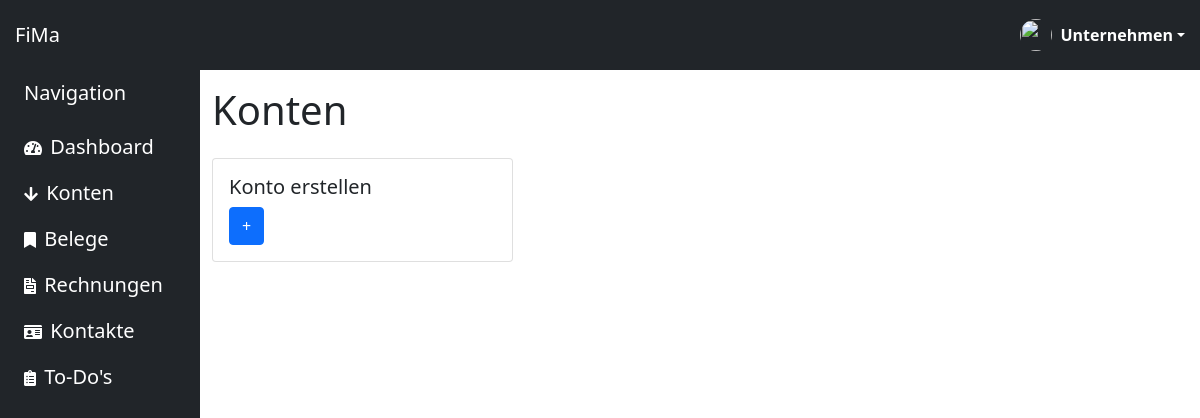
Before: /accounts/ (signed in) with the older database file.
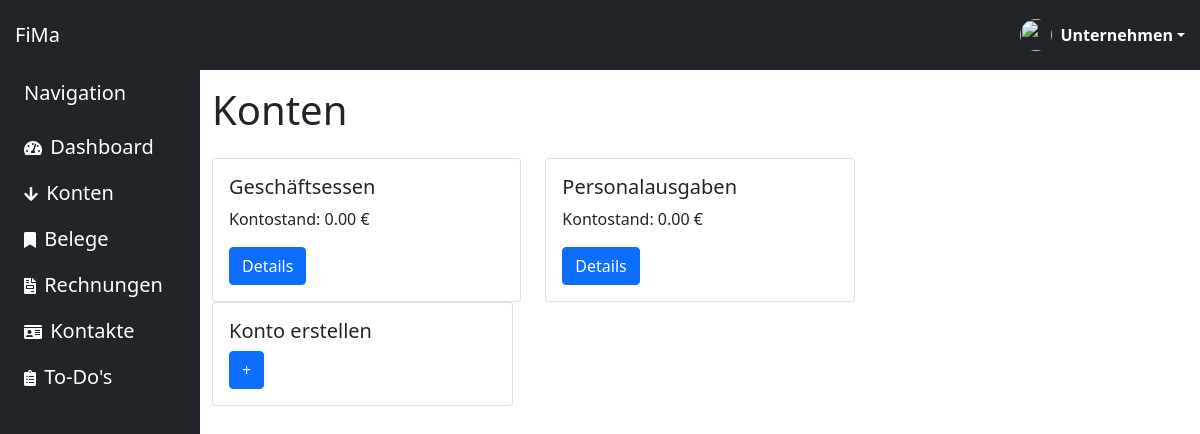
After: the same page with the newer database file.
### home/models.py (models this page shows)
class konto(models.Model):
    name = models.CharField(max_length=30,primary_key=True)
    bank = models.CharField(max_length=40)
    iban = models.CharField(max_length=22)
    bic = models.CharField(max_length=10)
    kontostand = models.DecimalField(max_digits=10,decimal_places=2)

### home/views.py (the view)
# urls.py: path('accounts/', views.accounts, name='accounts'),
@login_required()
def accounts(request):
    all_kontos = konto.objects.all()
    all_kontos_dict = {
        'konto': all_kontos
    }
    context = {"title": "Konten","all_kontos_dict":all_kontos}
    return render(request, 'home/accounts.html',context)

### home/templates/home/accounts.html (shortened to what this page needs)
{% extends "home/base.html"%}
{%load static%}
{% block hauptinhalt %}
<div class="col py-3">
  <div class="row">
    <h1>Konten</h1>
    {% if all_kontos_dict %}
    {% for konto in all_kontos_dict %}
    <div class="col-sm-4">
      <div class="card">
        <div class="card-body">
          <h5 class="card-title">{{konto.name}}</h5>
          <p class="card-text">Kontostand: {{konto.kontostand}} €</p>
          <a href="{% url 'home:accountDetails' %}" class="btn btn-primary">Details</a>
        </div>
      </div>
    </div>
    {% endfor %}
    {% endif %}
  <div class="row">
    <div class="col-sm-4">
      <div class="card">
        <div class="card-body">
          <h5 class="card-title">Konto erstellen</h5>
          <a href="{% url 'edit:editBankAccount'%}" class="btn btn-primary">+</a>
        </div>
      </div>
    </div>
  </div>
</div>
{% endblock hauptinhalt %}

Changed rows visible on the page:
added konto: name "Geschäftsessen", kontostand "0.00"
added konto: name "Personalausgaben", kontostand "0.00"
